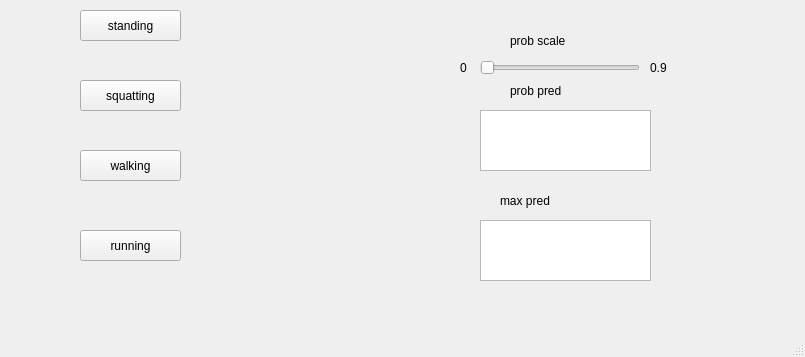
<?xml version="1.0" encoding="UTF-8"?>
<ui version="4.0">
 <class>MainWindow</class>
 <widget class="QMainWindow" name="MainWindow">
  <property name="geometry">
   <rect>
    <x>0</x>
    <y>0</y>
    <width>805</width>
    <height>357</height>
   </rect>
  </property>
  <property name="windowTitle">
   <string>MainWindow</string>
  </property>
  <widget class="QWidget" name="centralwidget">
   <widget class="QSlider" name="probability_slider">
    <property name="geometry">
     <rect>
      <x>480</x>
      <y>60</y>
      <width>160</width>
      <height>16</height>
     </rect>
    </property>
    <property name="orientation">
     <enum>Qt::Horizontal</enum>
    </property>
   </widget>
   <widget class="QTextBrowser" name="textBrowser">
    <property name="geometry">
     <rect>
      <x>480</x>
      <y>110</y>
      <width>171</width>
      <height>61</height>
     </rect>
    </property>
   </widget>
   <widget class="QLabel" name="label_7">
    <property name="geometry">
     <rect>
      <x>460</x>
      <y>60</y>
      <width>21</width>
      <height>16</height>
     </rect>
    </property>
    <property name="text">
     <string>0</string>
    </property>
   </widget>
   <widget class="QLabel" name="label_8">
    <property name="geometry">
     <rect>
      <x>650</x>
      <y>60</y>
      <width>21</width>
      <height>16</height>
     </rect>
    </property>
    <property name="text">
     <string>0.9</string>
    </property>
   </widget>
   <widget class="QLabel" name="label_9">
    <property name="geometry">
     <rect>
      <x>510</x>
      <y>30</y>
      <width>91</width>
      <height>21</height>
     </rect>
    </property>
    <property name="text">
     <string>prob scale</string>
    </property>
   </widget>
   <widget class="QLabel" name="label_10">
    <property name="geometry">
     <rect>
      <x>510</x>
      <y>80</y>
      <width>91</width>
      <height>21</height>
     </rect>
    </property>
    <property name="text">
     <string>prob pred</string>
    </property>
   </widget>
   <widget class="QLabel" name="label_11">
    <property name="geometry">
     <rect>
      <x>500</x>
      <y>190</y>
      <width>91</width>
      <height>21</height>
     </rect>
    </property>
    <property name="text">
     <string>max pred</string>
    </property>
   </widget>
   <widget class="QTextBrowser" name="textBrowser_2">
    <property name="geometry">
     <rect>
      <x>480</x>
      <y>220</y>
      <width>171</width>
      <height>61</height>
     </rect>
    </property>
   </widget>
   <widget class="QPushButton" name="standing">
    <property name="enabled">
     <bool>true</bool>
    </property>
    <property name="geometry">
     <rect>
      <x>80</x>
      <y>10</y>
      <width>101</width>
      <height>31</height>
     </rect>
    </property>
    <property name="palette">
     <palette>
      <active>
       <colorrole role="Button">
        <brush brushstyle="SolidPattern">
         <color alpha="255">
          <red>239</red>
          <green>239</green>
          <blue>239</blue>
         </color>
        </brush>
       </colorrole>
      </active>
      <inactive>
       <colorrole role="Button">
        <brush brushstyle="SolidPattern">
         <color alpha="255">
          <red>239</red>
          <green>239</green>
          <blue>239</blue>
         </color>
        </brush>
       </colorrole>
      </inactive>
      <disabled>
       <colorrole role="Button">
        <brush brushstyle="SolidPattern">
         <color alpha="255">
          <red>239</red>
          <green>239</green>
          <blue>239</blue>
         </color>
        </brush>
       </colorrole>
      </disabled>
     </palette>
    </property>
    <property name="text">
     <string>standing</string>
    </property>
   </widget>
   <widget class="QPushButton" name="squatting">
    <property name="enabled">
     <bool>true</bool>
    </property>
    <property name="geometry">
     <rect>
      <x>80</x>
      <y>80</y>
      <width>101</width>
      <height>31</height>
     </rect>
    </property>
    <property name="text">
     <string>squatting</string>
    </property>
   </widget>
   <widget class="QPushButton" name="walking">
    <property name="geometry">
     <rect>
      <x>80</x>
      <y>150</y>
      <width>101</width>
      <height>31</height>
     </rect>
    </property>
    <property name="text">
     <string>walking</string>
    </property>
   </widget>
   <widget class="QPushButton" name="running">
    <property name="geometry">
     <rect>
      <x>80</x>
      <y>230</y>
      <width>101</width>
      <height>31</height>
     </rect>
    </property>
    <property name="text">
     <string>running</string>
    </property>
   </widget>
  </widget>
  <widget class="QMenuBar" name="menubar">
   <property name="geometry">
    <rect>
     <x>0</x>
     <y>0</y>
     <width>805</width>
     <height>22</height>
    </rect>
   </property>
  </widget>
  <widget class="QStatusBar" name="statusbar"/>
 </widget>
 <resources/>
 <connections/>
</ui>
